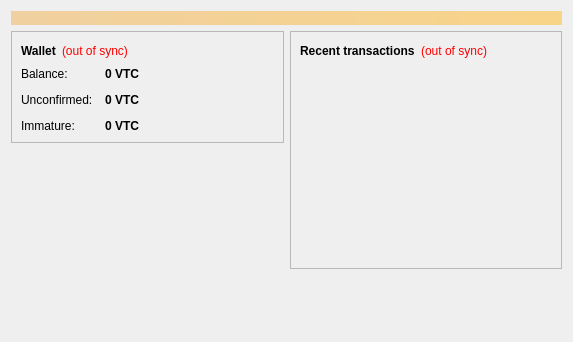
<?xml version="1.0" encoding="UTF-8"?>
<ui version="4.0">
 <class>OverviewPage</class>
 <widget class="QWidget" name="OverviewPage">
  <property name="geometry">
   <rect>
    <x>0</x>
    <y>0</y>
    <width>573</width>
    <height>342</height>
   </rect>
  </property>
  <property name="windowTitle">
   <string>Form</string>
  </property>
  <layout class="QVBoxLayout" name="topLayout">
   <item>
    <widget class="QLabel" name="labelAlerts">
     <property name="visible">
      <bool>false</bool>
     </property>
     <property name="styleSheet">
      <string notr="true">background-color: qlineargradient(x1: 0, y1: 0, x2: 1, y2: 0, stop:0 #F0D0A0, stop:1 #F8D488); color:#000000;</string>
     </property>
     <property name="wordWrap">
      <bool>true</bool>
     </property>
     <property name="margin">
      <number>3</number>
     </property>
    </widget>
   </item>
   <item>
    <layout class="QHBoxLayout" name="horizontalLayout" stretch="1,1">
     <item>
      <layout class="QVBoxLayout" name="verticalLayout_2">
       <item>
        <widget class="QFrame" name="frame">
         <property name="frameShape">
          <enum>QFrame::StyledPanel</enum>
         </property>
         <property name="frameShadow">
          <enum>QFrame::Raised</enum>
         </property>
         <layout class="QVBoxLayout" name="verticalLayout_4">
          <item>
           <layout class="QHBoxLayout" name="horizontalLayout_4">
            <item>
             <widget class="QLabel" name="label_5">
              <property name="font">
               <font>
                <weight>75</weight>
                <bold>true</bold>
               </font>
              </property>
              <property name="text">
               <string>Wallet</string>
              </property>
             </widget>
            </item>
            <item>
             <widget class="QLabel" name="labelWalletStatus">
              <property name="toolTip">
               <string>The displayed information may be out of date. Your wallet automatically synchronizes with the KimoCoin network after a connection is established, but this process has not completed yet.</string>
              </property>
              <property name="styleSheet">
               <string notr="true">QLabel { color: red; }</string>
              </property>
              <property name="text">
               <string notr="true">(out of sync)</string>
              </property>
              <property name="alignment">
               <set>Qt::AlignLeading|Qt::AlignLeft|Qt::AlignVCenter</set>
              </property>
             </widget>
            </item>
            <item>
             <spacer name="horizontalSpacer_2">
              <property name="orientation">
               <enum>Qt::Horizontal</enum>
              </property>
              <property name="sizeHint" stdset="0">
               <size>
                <width>40</width>
                <height>20</height>
               </size>
              </property>
             </spacer>
            </item>
           </layout>
          </item>
          <item>
           <layout class="QFormLayout" name="formLayout_2">
            <property name="fieldGrowthPolicy">
             <enum>QFormLayout::AllNonFixedFieldsGrow</enum>
            </property>
            <property name="horizontalSpacing">
             <number>12</number>
            </property>
            <property name="verticalSpacing">
             <number>12</number>
            </property>
            <item row="0" column="0">
             <widget class="QLabel" name="label">
              <property name="text">
               <string>Balance:</string>
              </property>
             </widget>
            </item>
            <item row="0" column="1">
             <widget class="QLabel" name="labelBalance">
              <property name="font">
               <font>
                <weight>75</weight>
                <bold>true</bold>
               </font>
              </property>
              <property name="cursor">
               <cursorShape>IBeamCursor</cursorShape>
              </property>
              <property name="toolTip">
               <string>Your current balance</string>
              </property>
              <property name="text">
               <string notr="true">0 VTC</string>
              </property>
              <property name="textInteractionFlags">
               <set>Qt::LinksAccessibleByMouse|Qt::TextSelectableByKeyboard|Qt::TextSelectableByMouse</set>
              </property>
             </widget>
            </item>
            <item row="1" column="0">
             <widget class="QLabel" name="label_3">
              <property name="text">
               <string>Unconfirmed:</string>
              </property>
             </widget>
            </item>
            <item row="1" column="1">
             <widget class="QLabel" name="labelUnconfirmed">
              <property name="font">
               <font>
                <weight>75</weight>
                <bold>true</bold>
               </font>
              </property>
              <property name="cursor">
               <cursorShape>IBeamCursor</cursorShape>
              </property>
              <property name="toolTip">
               <string>Total of transactions that have yet to be confirmed, and do not yet count toward the current balance</string>
              </property>
              <property name="text">
               <string notr="true">0 VTC</string>
              </property>
              <property name="textInteractionFlags">
               <set>Qt::LinksAccessibleByMouse|Qt::TextSelectableByKeyboard|Qt::TextSelectableByMouse</set>
              </property>
             </widget>
            </item>
            <item row="2" column="0">
             <widget class="QLabel" name="labelImmatureText">
              <property name="text">
               <string>Immature:</string>
              </property>
             </widget>
            </item>
            <item row="2" column="1">
             <widget class="QLabel" name="labelImmature">
              <property name="font">
               <font>
                <weight>75</weight>
                <bold>true</bold>
               </font>
              </property>
              <property name="toolTip">
               <string>Mined balance that has not yet matured</string>
              </property>
              <property name="text">
               <string notr="true">0 VTC</string>
              </property>
              <property name="textInteractionFlags">
               <set>Qt::LinksAccessibleByMouse|Qt::TextSelectableByKeyboard|Qt::TextSelectableByMouse</set>
              </property>
             </widget>
            </item>
           </layout>
          </item>
         </layout>
        </widget>
       </item>
       <item>
        <spacer name="verticalSpacer">
         <property name="orientation">
          <enum>Qt::Vertical</enum>
         </property>
         <property name="sizeHint" stdset="0">
          <size>
           <width>20</width>
           <height>40</height>
          </size>
         </property>
        </spacer>
       </item>
      </layout>
     </item>
     <item>
      <layout class="QVBoxLayout" name="verticalLayout_3">
       <item>
        <widget class="QFrame" name="frame_2">
         <property name="frameShape">
          <enum>QFrame::StyledPanel</enum>
         </property>
         <property name="frameShadow">
          <enum>QFrame::Raised</enum>
         </property>
         <layout class="QVBoxLayout" name="verticalLayout">
          <item>
           <layout class="QHBoxLayout" name="horizontalLayout_2">
            <item>
             <widget class="QLabel" name="label_4">
              <property name="text">
               <string>&lt;b&gt;Recent transactions&lt;/b&gt;</string>
              </property>
             </widget>
            </item>
            <item>
             <widget class="QLabel" name="labelTransactionsStatus">
              <property name="toolTip">
               <string>The displayed information may be out of date. Your wallet automatically synchronizes with the KimoCoin network after a connection is established, but this process has not completed yet.</string>
              </property>
              <property name="styleSheet">
               <string notr="true">QLabel { color: red; }</string>
              </property>
              <property name="text">
               <string notr="true">(out of sync)</string>
              </property>
              <property name="alignment">
               <set>Qt::AlignRight|Qt::AlignTrailing|Qt::AlignVCenter</set>
              </property>
             </widget>
            </item>
            <item>
             <spacer name="horizontalSpacer">
              <property name="orientation">
               <enum>Qt::Horizontal</enum>
              </property>
              <property name="sizeHint" stdset="0">
               <size>
                <width>40</width>
                <height>20</height>
               </size>
              </property>
             </spacer>
            </item>
           </layout>
          </item>
          <item>
           <widget class="QListView" name="listTransactions">
            <property name="styleSheet">
             <string notr="true">QListView { background: transparent; }</string>
            </property>
            <property name="frameShape">
             <enum>QFrame::NoFrame</enum>
            </property>
            <property name="verticalScrollBarPolicy">
             <enum>Qt::ScrollBarAlwaysOff</enum>
            </property>
            <property name="horizontalScrollBarPolicy">
             <enum>Qt::ScrollBarAlwaysOff</enum>
            </property>
            <property name="selectionMode">
             <enum>QAbstractItemView::NoSelection</enum>
            </property>
           </widget>
          </item>
         </layout>
        </widget>
       </item>
       <item>
        <spacer name="verticalSpacer_2">
         <property name="orientation">
          <enum>Qt::Vertical</enum>
         </property>
         <property name="sizeHint" stdset="0">
          <size>
           <width>20</width>
           <height>40</height>
          </size>
         </property>
        </spacer>
       </item>
      </layout>
     </item>
    </layout>
   </item>
  </layout>
 </widget>
 <resources/>
 <connections/>
</ui>
